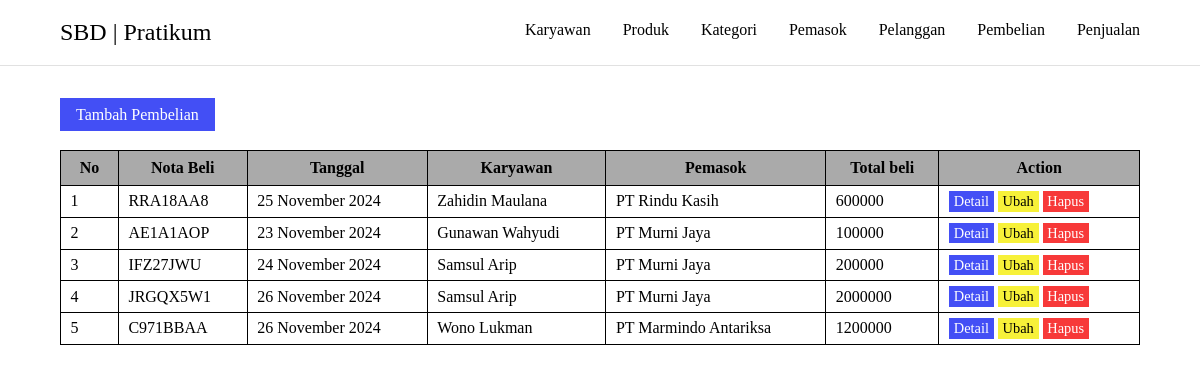
Screenshot of /praktikum_2/src/pembelian.php with the database file from the repository.
### tables this page shows
CREATE TABLE `tbpembelian` (
  `idpembelian` int(11) NOT NULL,
  `notabeli` varchar(64) NOT NULL,
  `tglbeli` date DEFAULT NULL,
  `idkaryawan` int(5) DEFAULT NULL,
  `idpemasok` int(5) DEFAULT NULL,
  `totalbeli` int(11) DEFAULT NULL
);

CREATE TABLE `tbkaryawan` (
  `idkaryawan` int(11) NOT NULL,
  `namakaryawan` varchar(50) DEFAULT NULL,
  `teleponkaryawan` varchar(15) DEFAULT NULL,
  `jabatan` varchar(20) DEFAULT NULL,
  `sandi` varchar(15) DEFAULT NULL
);

CREATE TABLE `tbpemasok` (
  `idpemasok` int(5) NOT NULL,
  `namapemasok` varchar(50) DEFAULT NULL,
  `kontak` varchar(25) DEFAULT NULL,
  `pic` varchar(35) DEFAULT NULL
);

### praktikum_2/src/pembelian.php (the view, shortened to what this page needs)
<?php
include "../connection/config.php";
include "../components/header.php";
include "../components/navbar_inside.php"
?>
<div class="container">
    <a href="./insert_pembelian.php" class="btn btn-primary">Tambah Pembelian</a>
    <table class="table-main">
        <tr>
            <th>No</th>
            <th>Nota Beli</th>
            <th>Tanggal</th>
            <th>Karyawan</th>
            <th>Pemasok</th>
            <th>Total beli</th>
            <th>Action</th>
        </tr>
        <?php
        $increment = 1;
        $query = mysqli_query($connect, "SELECT tbpembelian.*, tbkaryawan.namakaryawan, tbpemasok.namapemasok FROM tbpembelian
        INNER JOIN tbkaryawan ON tbkaryawan.idkaryawan = tbpembelian.idkaryawan
        INNER JOIN tbpemasok ON tbpembelian.idpemasok = tbpemasok.idpemasok");
        while($data = mysqli_fetch_assoc($query)) :
        $date = $data['tglbeli'];
        ?>
        <tr>
            <td><?= $increment++ ?></td>
            <td><?= $data['notabeli'] ?></td>
            <td><?= date("d F Y", strtotime($date)) ?></td>
            <td><?= $data['namakaryawan'] ?></td>
            <td><?= $data['namapemasok'] ?></td>
            <td><?= $data['totalbeli'] ?></td>
            <td>
                <a class="btn-sm btn-primary" href="./show_detailbeli.php?notabeli=<?= $data['notabeli'] ?>">Detail</a>
                <a href="./update_pembelian.php?idpembelian=<?= $data['idpembelian'] ?>" class="btn-sm btn-warning">Ubah</a>
                <a href="" class="btn-sm btn-danger">Hapus</a>
            </td>
        </tr>
        <?php
        endwhile;
        ?>
    </table>
</div>
<?php
include "../components/footer.php";
?>

### praktikum_2/assets/css/style.css (style rules this page uses)
* { padding: 0; margin: 0; box-sizing: border-box; text-decoration: none; list-style: none; }
.container { padding: 2rem 5%; }
.table-main { border: 1px solid #000; width: 100%; border-collapse: collapse; }
.table-main th { border: 1px solid #000; padding: 0.5rem 0.8rem; background: #aaa; }
.table-main td { border: 1px solid #000; padding: 0.4rem 0.6rem; }
.btn { display: inline-block; background: #fff; color: #555; padding: 0.45rem 1rem; border: 1px solid #555; margin-bottom: 1.2rem; font-weight: 500; cursor: pointer; }
.btn-sm { padding: 0.14rem 0.3rem; font-size: 0.9rem; }
.btn-primary { background: #434ff5; color: #fff; border: none; }
.btn-danger { background: #f73939; color: #fff; border: none; }
.btn-warning { background: #f7f139; color: #000; border: none; }

### rows the page displays
tbpembelian: notabeli "RRA18AA8", tglbeli "25 November 2024", idkaryawan.namakaryawan "Zahidin Maulana", idpemasok.namapemasok "PT Rindu Kasih", totalbeli "600000"
tbpembelian: notabeli "AE1A1AOP", tglbeli "23 November 2024", idkaryawan.namakaryawan "Gunawan Wahyudi", idpemasok.namapemasok "PT Murni Jaya", totalbeli "100000"
tbpembelian: notabeli "IFZ27JWU", tglbeli "24 November 2024", idkaryawan.namakaryawan "Samsul Arip", idpemasok.namapemasok "PT Murni Jaya", totalbeli "200000"
tbpembelian: notabeli "JRGQX5W1", tglbeli "26 November 2024", idkaryawan.namakaryawan "Samsul Arip", idpemasok.namapemasok "PT Murni Jaya", totalbeli "2000000"
tbpembelian: notabeli "C971BBAA", tglbeli "26 November 2024", idkaryawan.namakaryawan "Wono Lukman", idpemasok.namapemasok "PT Marmindo Antariksa", totalbeli "1200000"
